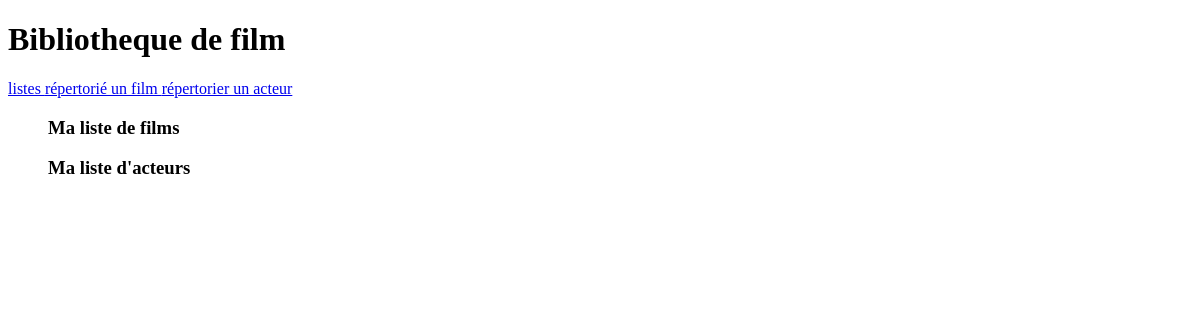
The app's page /mabibliotheque/index/, older data.
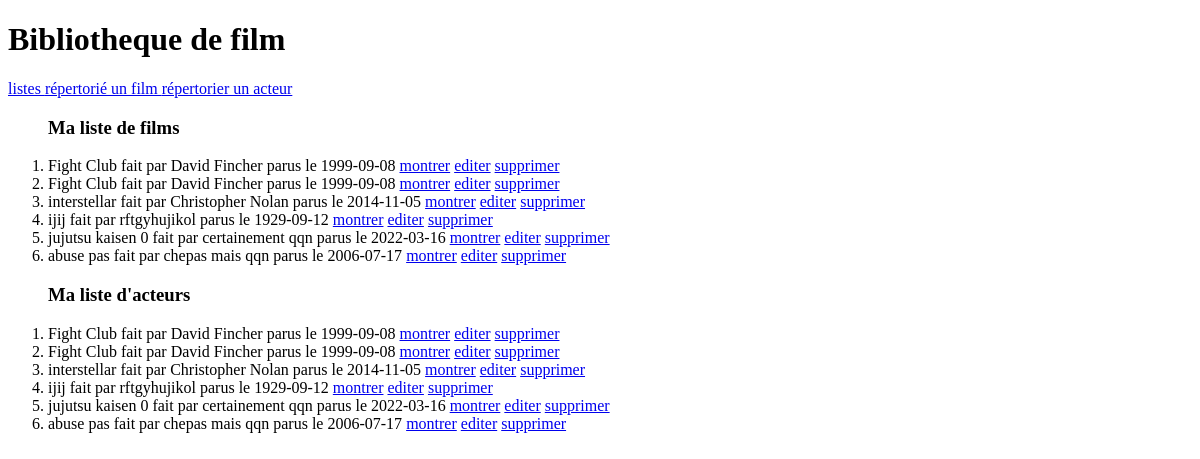
The same page, newer data.
### mabibliotheque/models.py (models this page shows, shortened)
class Film(models.Model):
    titre = models.CharField(max_length=100)
    realisateur = models.CharField(max_length=100)
    date_sortie = models.DateField(blank=True, null=True)
    duree = models.IntegerField(blank=False)
    resume = models.TextField(null=True, blank=True)
    def __str__(self):
        chaine = f"{self.titre} fait par {self.realisateur} parus le {self.date_sortie}"
        return chaine

### mabibliotheque/views.py (the view)
# urls.py: path('index/', views.index),
def index(request):
    liste = list(models.Film.objects.all())
    return render(request,"mabibliotheque/index.html",{"liste": liste})

### mabibliotheque/templates/mabibliotheque/index.html (shortened to what this page needs)
<!DOCTYPE html>
<html lang="fr">
<head>
</head>
<body>
<h1> Bibliotheque de film </h1>
<a href="/mabibliotheque/index"> listes </a>
<a href="/mabibliotheque/ajout"> répertorié un film </a>
<a href="/mabibliotheque/formulaire2"> répertorier un acteur</a>
{% block content %}
<ol> <h3> Ma liste de films</h3>
    {% for l in liste %}
        <li> {{l}} <a href="/mabibliotheque/affiche/{{l.id}}/">montrer</a> <a href="/mabibliotheque/update/{{l.id}}/"> editer</a> <a href="/mabibliotheque/delete/{{l.id}}/"> supprimer</a></li>
    {% endfor %}
</ol>
<ol> <h3> Ma liste d'acteurs</h3>
    {% for l in liste %}
        <li> {{l}} <a href="/mabibliotheque/affiche2/{{l.id}}/">montrer</a> <a href="/mabibliotheque/update2/{{l.id}}/"> editer</a> <a href="/mabibliotheque/delete2/{{l.id}}/"> supprimer</a></li>
    {% endfor %}
</ol>
{% endblock %}
</body>
</html>

Row changes from the older to the newer data that the page shows:
added Film: titre+realisateur+date_sortie "Fight Club fait par David Fincher parus le 1999-09-08"
added Film: titre+realisateur+date_sortie "Fight Club fait par David Fincher parus le 1999-09-08"
added Film: titre+realisateur+date_sortie "interstellar fait par Christopher Nolan parus le 2014-11-05"
added Film: titre+realisateur+date_sortie "ijij fait par rftgyhujikol parus le 1929-09-12"
added Film: titre+realisateur+date_sortie "jujutsu kaisen 0 fait par certainement qqn parus le 2022-03-16"
added Film: titre+realisateur+date_sortie "abuse pas fait par chepas mais qqn parus le 2006-07-17"
